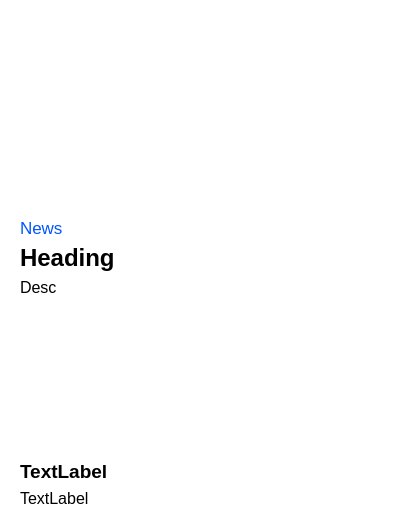
               <widget class="QWidget" name="newsWidget3" native="true">
                <property name="sizePolicy">
                 <sizepolicy hsizetype="Fixed" vsizetype="Fixed">
                  <horstretch>0</horstretch>
                  <verstretch>0</verstretch>
                 </sizepolicy>
                </property>
                <property name="minimumSize">
                 <size>
                  <width>410</width>
                  <height>528</height>
                 </size>
                </property>
                <property name="styleSheet">
                 <string notr="true">background-color: white;
color: black;
border-radius: 10px;</string>
                </property>
                <layout class="QVBoxLayout" name="news3">
                 <property name="leftMargin">
                  <number>0</number>
                 </property>
                 <property name="topMargin">
                  <number>0</number>
                 </property>
                 <property name="rightMargin">
                  <number>0</number>
                 </property>
                 <property name="bottomMargin">
                  <number>0</number>
                 </property>
                 <item>
                  <widget class="QLabel" name="newsImage3">
                   <property name="sizePolicy">
                    <sizepolicy hsizetype="Fixed" vsizetype="Fixed">
                     <horstretch>0</horstretch>
                     <verstretch>0</verstretch>
                    </sizepolicy>
                   </property>
                   <property name="minimumSize">
                    <size>
                     <width>410</width>
                     <height>192</height>
                    </size>
                   </property>
                   <property name="text">
                    <string/>
                   </property>
                  </widget>
                 </item>
                 <item>
                  <layout class="QVBoxLayout" name="verticalLayout_15">
                   <property name="leftMargin">
                    <number>20</number>
                   </property>
                   <property name="topMargin">
                    <number>20</number>
                   </property>
                   <property name="rightMargin">
                    <number>20</number>
                   </property>
                   <property name="bottomMargin">
                    <number>20</number>
                   </property>
                   <item>
                    <widget class="QLabel" name="label_13">
                     <property name="font">
                      <font>
                       <pointsize>13</pointsize>
                      </font>
                     </property>
                     <property name="styleSheet">
                      <string notr="true">color: rgb(0, 85, 255);</string>
                     </property>
                     <property name="text">
                      <string>News</string>
                     </property>
                    </widget>
                   </item>
                   <item>
                    <widget class="QLabel" name="newsHeading3">
                     <property name="font">
                      <font>
                       <pointsize>18</pointsize>
                       <bold>true</bold>
                      </font>
                     </property>
                     <property name="text">
                      <string>Heading</string>
                     </property>
                     <property name="wordWrap">
                      <bool>true</bool>
                     </property>
                    </widget>
                   </item>
                   <item>
                    <widget class="QLabel" name="newsDesc3">
                     <property name="font">
                      <font>
                       <pointsize>12</pointsize>
                      </font>
                     </property>
                     <property name="text">
                      <string>Desc</string>
                     </property>
                     <property name="wordWrap">
                      <bool>true</bool>
                     </property>
                    </widget>
                   </item>
                   <item>
                    <spacer name="verticalSpacer_5">
                     <property name="orientation">
                      <enum>Qt::Vertical</enum>
                     </property>
                     <property name="sizeHint" stdset="0">
                      <size>
                       <width>20</width>
                       <height>40</height>
                      </size>
                     </property>
                    </spacer>
                   </item>
                   <item>
                    <widget class="QLabel" name="newsSource3">
                     <property name="font">
                      <font>
                       <pointsize>14</pointsize>
                       <bold>true</bold>
                      </font>
                     </property>
                     <property name="text">
                      <string>TextLabel</string>
                     </property>
                    </widget>
                   </item>
                   <item>
                    <widget class="QLabel" name="newsTime3">
                     <property name="font">
                      <font>
                       <pointsize>12</pointsize>
                      </font>
                     </property>
                     <property name="text">
                      <string>TextLabel</string>
                     </property>
                    </widget>
                   </item>
                  </layout>
                 </item>
                </layout>
               </widget>
